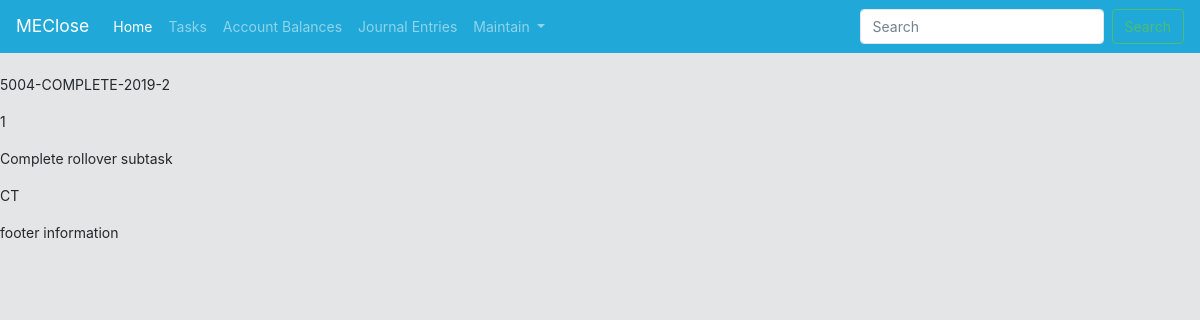
The app's page /ClosePortal/subtasks/11, older data.
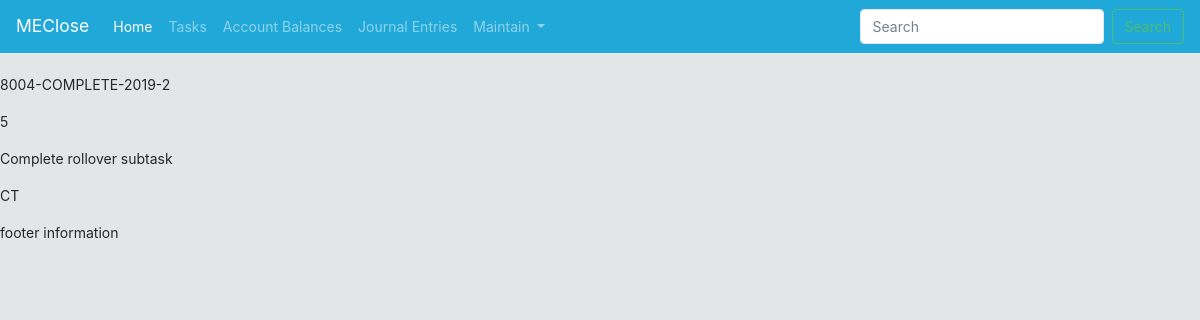
The same page, newer data.
### CloseApplication/models.py (models this page shows, shortened)
class subTaskChecklist(models.Model):
    taskId = models.ForeignKey(TaskChecklist, related_name="taskId_taskId", on_delete=models.CASCADE) #this field is our associated between the parent task and subtask(s). Cascade is utilize to remove the subtasks if parent task is removed
    subTaskNumber = models.IntegerField(max_length=2, default=1) #Maximum number of subtasks set to 99
    subTaskDescription = models.CharField(max_length=200)
    subTaskStatus = models.CharField(max_length=2, choices = statusChoices)
    class Meta:
        constraints = [
            models.UniqueConstraint(fields=['taskId', 'subTaskNumber'], name='unique_Subtask')
        ]
    def File_Path(instance, filename):
        return os.path.join("Sub_Tasks", str(instance.taskId), str(instance.subTaskNumber), filename)
    docfile = models.FileField(upload_to=File_Path, default=False) #Note: To consider a way to set the default value equal to a dynamic file template which a user can download, and upload once completed

class TaskChecklist(models.Model):
    occurenceChoices = (
        ('M', 'Monthly'),
        ('Q', 'Quarterly'),
        ('S', 'Semi-Annually'),
        ('A', 'Annually'),
    )
    taskId = models.CharField(max_length=8)
    taskTBMapping = models.CharField(max_length=200, default="Not Assigned") #For assigning tasks to a TB FSLI
    taskDescription = models.CharField(max_length=200)
    taskYear = models.IntegerField(max_length=4)
    taskPeriod = models.IntegerField(max_length=2, choices = periodChoices)
    taskOccurence = models.CharField(max_length=2, choices = occurenceChoices)
    taskOwnerId = models.ForeignKey(User, on_delete=models.PROTECT) #For documentation purposes we want to preserve who the owner of a task was, and as such protect is utilized to not allow deletion of the referenced object
    isJE = models.CharField(max_length=3, choices=binaryChoice)
    pub_date = models.DateTimeField('date published')
    due_date = models.DateField(("Due Date"), default=datetime.date.today) #Note: No longer needed -- will be a calculated property
    dueMonthDay = models.IntegerField(max_length=2, default=1)
    entity = models.ForeignKey(userDefinedEntity, on_delete=models.PROTECT, related_name="entity_TaskChecklist", default=1)
    class Meta:
        constraints = [
            models.UniqueConstraint(fields=['taskId', 'entity', 'taskPeriod', 'taskYear'], name='unique_EntityUser')
        ]
    def __str__(self):
        return str(self.entity) + "-" + str(self.taskId) + "-" + str(self.taskYear) + "-" + str(self.taskPeriod)

class userDefinedEntity(models.Model):
    entity = models.CharField(max_length=200, default="Select Entity")
    def __str__(self):
        return self.entity

### CloseApplication/views.py (the view)
# urls.py: path('subtasks/<int:pk>', views.SubTaskChecklistDetail.as_view(), name='subtaskdetail'),
class SubTaskChecklistDetail(DetailView):
    template_name = 'CloseApplication/subtaskchecklist/subtaskchecklist_detail.html'
    model = subTaskChecklist

### CloseApplication/templates/CloseApplication/subtaskchecklist/subtaskchecklist_detail.html (shortened to what this page needs)
{% extends "CloseApplication/base.html" %}
{% block content %}
    <p>{{ object.taskId }}</p>
    <p>{{ object.subTaskNumber }}</p>
    <p>{{ object.subTaskDescription }}</p>
    <p>{{ object.subTaskStatus }}</p>
{% endblock %}

Row changes from the older to the newer data that the page shows:
changed subTaskChecklist "Complete rollover subtask": taskId "5004-COMPLETE-2019-2" → "8004-COMPLETE-2019-2"; subTaskNumber "1" → "5"
